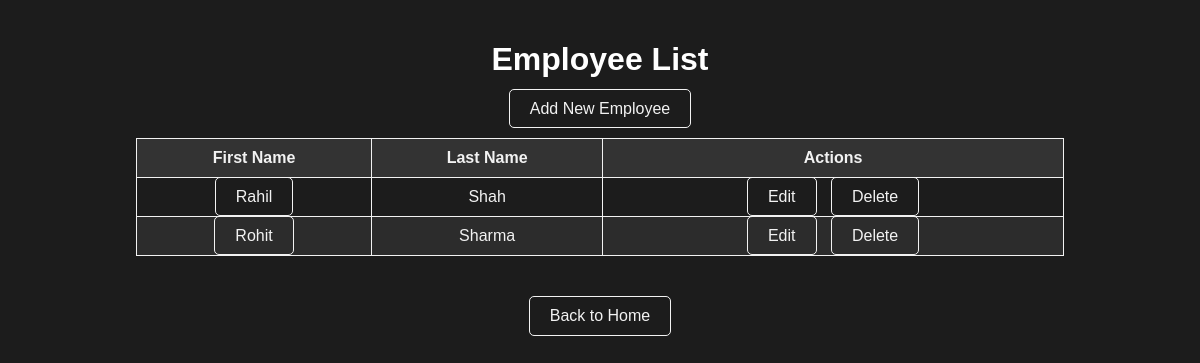
/employees/, run on the app's committed database.
### employees/models.py (models this page shows, shortened)
class Employee(models.Model):
    user = models.OneToOneField(User, on_delete=models.CASCADE)
    department = models.ForeignKey(Department, on_delete=models.SET_NULL, null=True)
    position = models.CharField(max_length=100)
    hire_date = models.DateField()
    salary = models.DecimalField(max_digits=10, decimal_places=2)
    profile_picture = models.ImageField(upload_to='profile_pictures/', null=True, blank=True)
    bio = models.TextField(null=True, blank=True)

### employees/views.py (the view)
# urls.py: path('', views.employee_list, name='employee_list'),
def employee_list(request):
    employees = Employee.objects.all()
    return render(request, 'employees/employee_list.html', {'employees': employees})

### employees/templates/employees/employee_list.html (shortened to what this page needs)
<!DOCTYPE html>
<html>
<head>
</head>
<body>
    <h1>Employee List</h1>
    <a href="{% url 'employee_create' %}">Add New Employee</a>
    <table>
        <thead>
            <tr>
                <th>First Name</th>
                <th>Last Name</th>
                <th>Actions</th>
            </tr>
        </thead>
        <tbody>
            {% for employee in employees %}
                <tr>
                    <td><a href="{% url 'employee_detail' employee.pk %}">{{ employee.user.first_name }}</a></td>
                    <td>{{ employee.user.last_name }}</td>
                    <td class="action-links">
                        <a href="{% url 'employee_edit' employee.pk %}">Edit</a>
                        <a href="{% url 'employee_delete' employee.pk %}">Delete</a>
                    </td>
                </tr>
            {% endfor %}
        </tbody>
    </table>
    <a class="back-link" href="{% url 'home' %}">Back to Home</a>
</body>
</html>

### employees/templates/employees/employee_list.html (style rules this page uses)
body { font-family: Arial, sans-serif; background-color: #1c1c1c; color: #f2f2f2; margin: 0; padding: 20px; text-align: center; }
h1 { color: #ffffff; }
a { color: #f2f2f2; text-decoration: none; padding: 10px 20px; border: 1px solid #f2f2f2; border-radius: 5px; transition: background-color 0.3s, color 0.3s; }
table { width: 80%; margin: 20px auto; border-collapse: collapse; }
th, td { padding: 10px; border: 1px solid #f2f2f2; }
th { background-color: #333333; }
tr:nth-child(even) { background-color: #2c2c2c; }
.action-links a { margin: 0 5px; }
.back-link { margin-top: 20px; display: inline-block; }

### data on the page
Employee: user.first_name "Rahil", user.last_name "Shah"
Employee: user.first_name "Rohit", user.last_name "Sharma"
